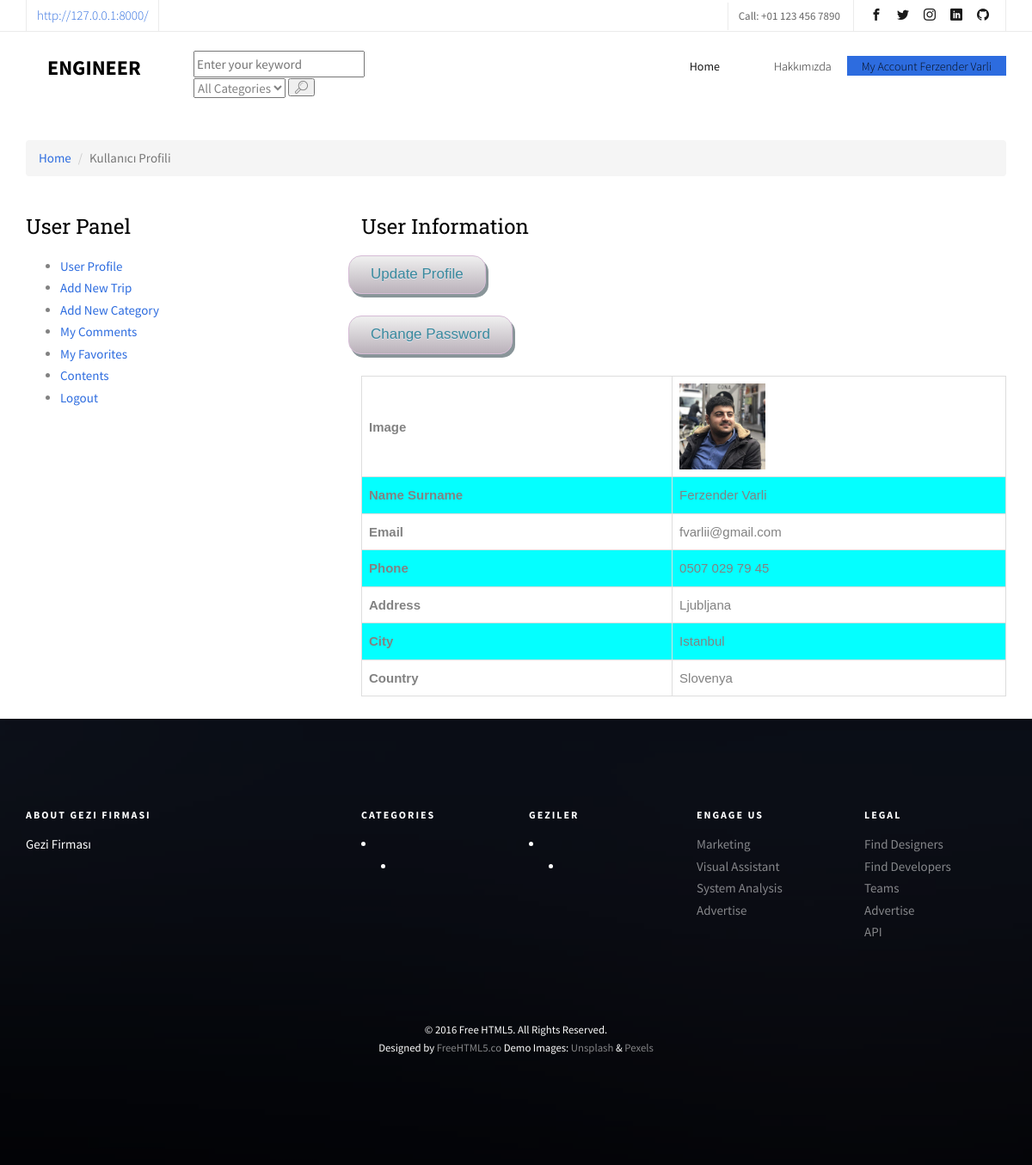
The page /user/ (signed in) on the database as committed earlier.
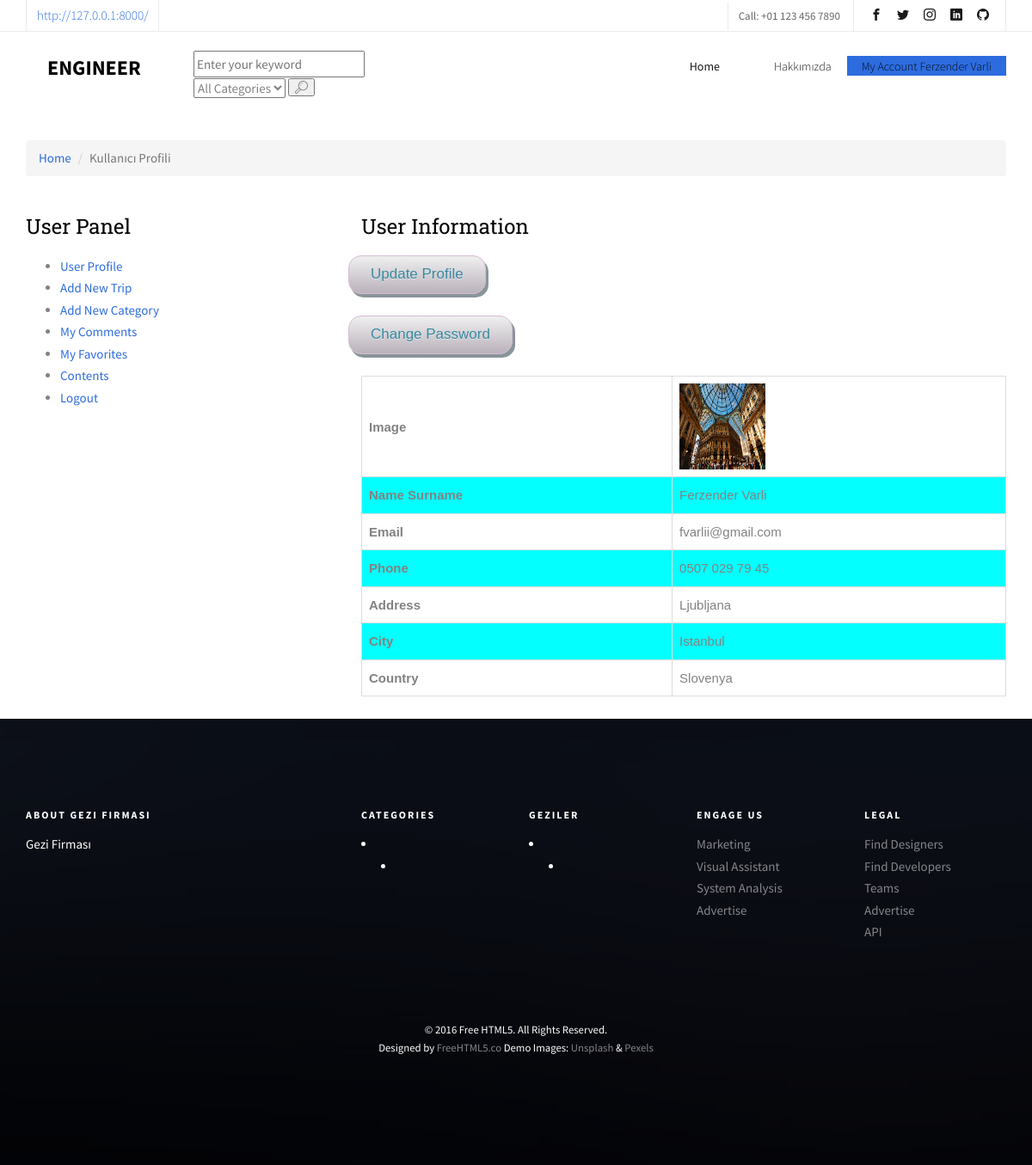
The same page on the database as committed later.
### home/models.py (models this page shows, shortened)
class UserProfile(models.Model):
    user = models.OneToOneField(User, on_delete=models.CASCADE)
    name = models.CharField(blank=True, max_length=20)
    phone = models.CharField(blank=True, max_length=20)
    address = models.CharField(blank=True, max_length=150)
    city = models.CharField(blank=True, max_length=20)
    country = models.CharField(blank=True, max_length=20)
    image = models.ImageField(blank=True, upload_to='images/users/')
    def full_name(self):
        return self.user.first_name + ' ' + self.user.last_name
    def get_image_tag(self):
        return mark_safe('<img src="{}" height = 50/>'.format(self.image.url))
    get_image_tag.description='Image'

### user/views.py (the view)
# urls.py: path('', views.index, name='index'),
@login_required(login_url='/login')
def index(request):
    category = Category.objects.all()
    current_user = request.user     # access user session information
    profile = UserProfile.objects.get(user_id=current_user.id)
    context = {'category': category,
               'profile': profile}
    return render(request, 'user_profile.html', context)

### home/context_processors.py (called while the page is built)
def category(request):
    return {
        'category': Category.objects.all(),
        'settings': Settings.objects.get(pk=1),
        'content': Content.objects.all()
    }

### user/templates/user_profile.html (shortened to what this page needs)
{% extends "homebase.html" %}
{% block content %}
    <div id="breadcrumb">
        <div class="container">
            <ul class="breadcrumb">
                <li><a href="/">Home</a></li>
                <li class="active">Kullanıcı Profili</li>
            </ul>
        </div>
    </div>&emsp;
    <div class="section">
        <div class="container">
            <div class="row">
                <div class="col-md-4">
                            {% include "user_panel.html" %}
                </div>
                <div class="col-md-8">
                    <div class="section-title">
                        <h3 class="title">User Information</h3>
                    </div>
                    <div class="row">
                        <a href="/user/update" class="btn-primary btn-update">Update Profile</a> <br><br>
                        <a href="/user/password" class="btn-primary btn-password">Change Password</a>
                    </div>
                    <br>
                    <table>
                        <thead>
                            <tr>
                                <th class="text-left">Image</th>
                                <td><img src="{{ profile.image.url }}" alt="" width="100" height="100"></td>
                            </tr>
                            <tr>
                                <th class="text-left">Name Surname</th>
                                <td class="text-left">{{ profile.full_name }}</td>
                            </tr>
                            <tr>
                                <th class="text-left">Email</th>
                                <td class="text-left">{{ profile.user.email }}</td>
                            </tr>
                            <tr>
                                <th class="text-left">Phone</th>
                                <td class="text-left">{{ profile.phone }}</td>
                            </tr>
                            <tr>
                                <th class="text-left">Address</th>
                                <td class="text-left">{{ profile.address }}</td>
                             </tr>
                            <tr>
                                <th class="text-left">City</th>
                                <td class="text-left">{{ profile.city }}</td>
                             </tr>
                            <tr>
                                <th class="text-left">Country</th>
                                <td class="text-left">{{ profile.country }}</td>
                            </tr>
                    </table>
                </div>
            </div>
        </div>
    </div>
    <br>
{% endblock %}

Rows that differ between the two databases and show on the page:
changed UserProfile "Ljubljana": image: a different picture
